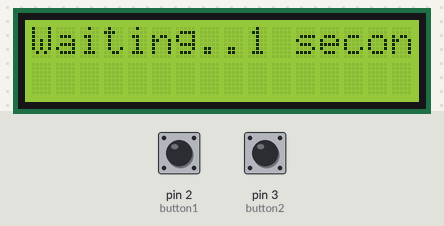
The sketch below on a simulated Arduino Uno, built with avr-gcc and run on an emulated ATmega328P. Parts: 16×2 character LCD. Inputs (shaded band) come from the test bench; at power-on: pin 2 (button1) LOW, pin 3 (button2) LOW.

Above: at 1.2 s.
1.3 s: pin 2 (button1) pulled HIGH for 0.15 s
At 2.5 s:
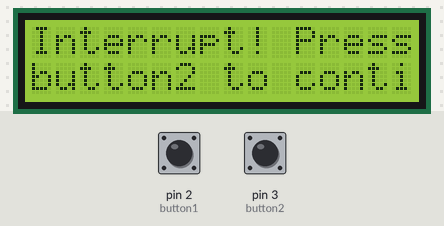
2.9 s: pin 3 (button2) pulled HIGH for 0.15 s
At 4.3 s:
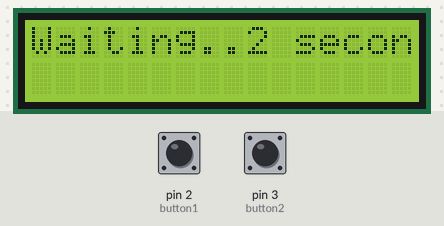
4.5 s: pin 2 (button1) pulled HIGH for 1 s
At 5.0 s:
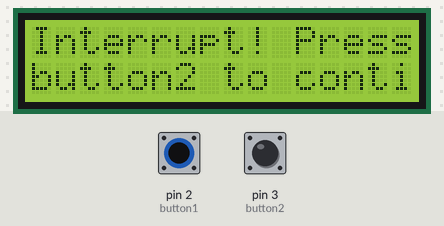
7.0 s: pin 3 (button2) pulled HIGH for 1 s
At 9.7 s:
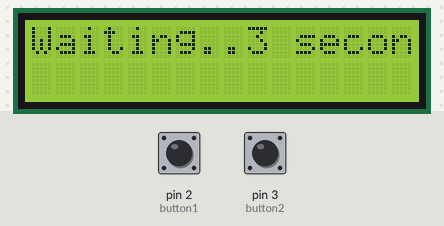
11.0 s: pin 2 (button1) pulled HIGH for 3.2 s
At 12.3 s:
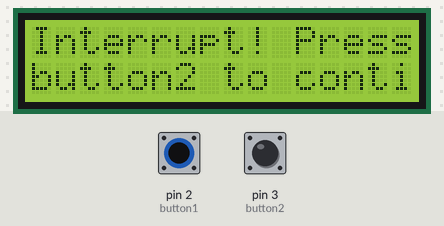
Timing chart, 0 to 14.0 s (numbered marks = the images above; inputs shaded):
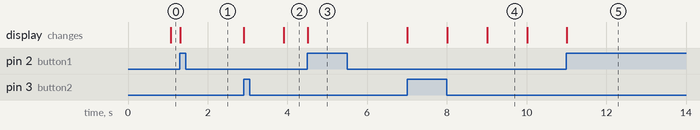

Measured:
- after the input at 1.3 s, the display: changes at once (image 1)
- after the input at 2.9 s, the display: first changes at once (image 2 shows a later state)
- after the input at 4.5 s, the display: changes at once (image 3)
- after the input at 7.0 s, the display: first changes at once (image 4 shows a later state)
- after the input at 11.0 s, the display: changes at once (image 5)
- what the display in image 4 shows lasts 1.0 s, from 9.0 s to 10.0 s

The sketch:

Lab8.ino
```cpp
// FirstName LastName - UIN
// Fnu Nousheerwan - fnoush2
// UIN: 659920405
// Lab 8 - Interrupts
// Learn how to program with intetrupts
// Program for the arduino that utilizes interrupts. When no button is pressed 16x2 displays "We have been waiting for X seconds",
// where X will be updated as time goes on
// When the first button is pressed, the display should display “Interrupt received! Press button 2 to continue” State 1
// When the user presses button 2 the display goes back to displaying "We have been waiting for X seconds", and restarts the time a 0 seconds.
//
// Information about how to tell the system to call your Interrupt Service Routine (ISR) can be found at
//
// http://arduino.cc/en/Reference/attachInterrupt
//
// Information about timer:
//
// https://www.arduino.cc/en/Reference/Millis
//
// Note: using pin two and three for this.


/////////////////////// Libraries ////////////////////////

// define Wire.h
#include <string.h>
#include <Wire.h>

// define LiquidCrystal.h

#include <LiquidCrystal.h>

// define all the pins

//////////////////////////////////////////////////////////


///////////////// LCD and Buttons //////////////////////


LiquidCrystal LCD(13, 12, 7, 6, 5, 4);

// define button 1 and 2
int button1 = 2;
int button2 = 3;
int time = 0;


/////////////////////////////////////////////////////////


// -------------------------------- setup ---------------------------------

// void setup used for setting up the
// LCD both lines
// define the button and interrupt


void setup()
{
 LCD.begin(16, 2);
 pinMode(button1, INPUT);
 pinMode(button2, INPUT);
 attachInterrupt(digitalPinToInterrupt(button1), helper_func, RISING);

}

// ------------------------------- setup -----------------------------------


// --------------------------- loop ---------------------------------------

// void loop used for running the code
// sets the cursor , prints the message
// Also prints the time in seconds

void loop()
{
 LCD.setCursor(0, 0);
 LCD.print("Waiting..");
 LCD.print(time);
 LCD.print(" seconds");
 delay(1000);
 ++time;
}


// ---------------------------- loop ---------------------------------------


// -------------------------- Helper Function ------------------------------

// helper_func used for setting the start point
// defines the clear in order to print the time
// prints the message
// sets the cursor
// runs the while loop while button 2 is not pressed
// sets time to zero

void helper_func()
{
  LCD.clear();
  LCD.setCursor(0, 0);
  LCD.print("Interrupt! Press");
  LCD.setCursor(0, 1);
  LCD.print("button2 to continue");
  while(!digitalRead(button2))
  time = 0;
  LCD.clear();

}

// ----------------------------- Helper Function -----------------------------
```
